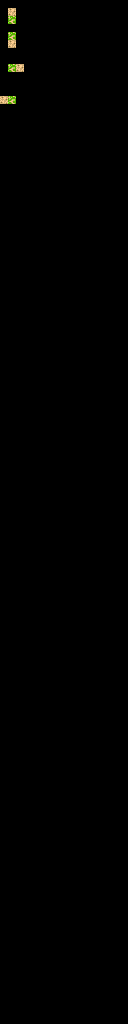

This is a level from a 2D game, rendered from its Tiled map with the project's own tilesets. A one-line summary and the map file follow, with tile-layer data summarised:
An orthogonal 16x128 tile map with 8x8 px tiles, 1 tile layer (input2_automapping-input), 3 hidden layers not drawn, 2 tilesets.

<map version="1.2" tiledversion="1.2.4" orientation="orthogonal" renderorder="left-up" width="16" height="128" tilewidth="8" tileheight="8" infinite="0" nextlayerid="5" nextobjectid="1">
 <tileset firstgid="1" source="../tilesets/overworld-tileset.tsx" />
 <tileset firstgid="641" source="../tilesets/overworld-automapping-input_tiles.tsx" />
 <layer id="1" name="regions" width="16" height="128" visible="0">
  <data>[2048 cells, 8 non-empty, 1 distinct tile ids]</data>
 </layer>
 <layer id="2" name="input1_automapping-input" width="16" height="128" visible="0">
  <data>[2048 cells, 8 non-empty, 2 distinct tile ids]</data>
 </layer>
 <layer id="4" name="input2_automapping-input" width="16" height="128">
  <data>[2048 cells, 8 non-empty, 2 distinct tile ids]</data>
 </layer>
 <layer id="3" name="output_automapping-output" width="16" height="128" visible="0">
  <data>[2048 cells, 4 non-empty, 2 distinct tile ids]</data>
 </layer>
</map>
